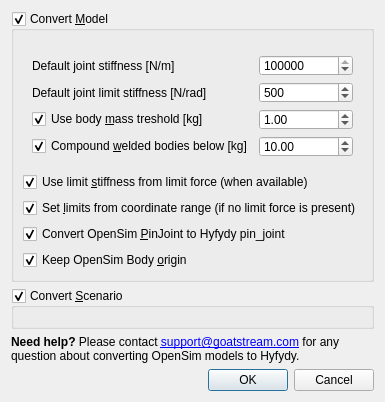
<?xml version="1.0" encoding="UTF-8"?>
<ui version="4.0">
 <class>ConvertScenario</class>
 <widget class="QDialog" name="ConvertScenario">
  <property name="geometry">
   <rect>
    <x>0</x>
    <y>0</y>
    <width>385</width>
    <height>402</height>
   </rect>
  </property>
  <property name="windowTitle">
   <string>Convert to Hyfydy</string>
  </property>
  <property name="locale">
   <locale language="English" country="UnitedStates"/>
  </property>
  <property name="modal">
   <bool>true</bool>
  </property>
  <layout class="QVBoxLayout" name="verticalLayout">
   <item>
    <widget class="QGroupBox" name="convertModel">
     <property name="title">
      <string>Convert &amp;Model</string>
     </property>
     <property name="checkable">
      <bool>true</bool>
     </property>
     <layout class="QVBoxLayout" name="verticalLayout_2">
      <item>
       <widget class="QFileEdit" name="outputModel" native="true"/>
      </item>
      <item>
       <widget class="QWidget" name="widget" native="true">
        <layout class="QFormLayout" name="formLayout">
         <item row="0" column="0">
          <widget class="QLabel" name="label">
           <property name="text">
            <string>Default joint stiffness [N/m]</string>
           </property>
          </widget>
         </item>
         <item row="0" column="1">
          <widget class="QDoubleSpinBox" name="jointStiffness">
           <property name="decimals">
            <number>0</number>
           </property>
           <property name="maximum">
            <double>1000000000.000000000000000</double>
           </property>
           <property name="singleStep">
            <double>1000.000000000000000</double>
           </property>
           <property name="value">
            <double>1000000.000000000000000</double>
           </property>
          </widget>
         </item>
         <item row="1" column="0">
          <widget class="QLabel" name="label_2">
           <property name="text">
            <string>Default joint limit stiffness [N/rad]</string>
           </property>
          </widget>
         </item>
         <item row="1" column="1">
          <widget class="QDoubleSpinBox" name="limitStiffness">
           <property name="decimals">
            <number>0</number>
           </property>
           <property name="maximum">
            <double>10000.000000000000000</double>
           </property>
           <property name="value">
            <double>500.000000000000000</double>
           </property>
          </widget>
         </item>
         <item row="2" column="0">
          <widget class="QCheckBox" name="useBodyMassThreshold">
           <property name="text">
            <string>Use body &amp;mass treshold [kg]</string>
           </property>
           <property name="checked">
            <bool>true</bool>
           </property>
          </widget>
         </item>
         <item row="2" column="1">
          <widget class="QDoubleSpinBox" name="bodyMassThreshold">
           <property name="maximum">
            <double>1000.000000000000000</double>
           </property>
           <property name="singleStep">
            <double>0.100000000000000</double>
           </property>
           <property name="value">
            <double>1.000000000000000</double>
           </property>
          </widget>
         </item>
         <item row="3" column="0">
          <widget class="QCheckBox" name="compoundBodies">
           <property name="text">
            <string>Compound &amp;welded bodies below [kg]</string>
           </property>
           <property name="checked">
            <bool>true</bool>
           </property>
          </widget>
         </item>
         <item row="3" column="1">
          <widget class="QDoubleSpinBox" name="compoundMassThreshold">
           <property name="maximum">
            <double>1000.000000000000000</double>
           </property>
           <property name="singleStep">
            <double>0.100000000000000</double>
           </property>
           <property name="value">
            <double>10.000000000000000</double>
           </property>
          </widget>
         </item>
        </layout>
       </widget>
      </item>
      <item>
       <widget class="QCheckBox" name="useLimitForceStiffness">
        <property name="text">
         <string>Use limit &amp;stiffness from limit force (when available)</string>
        </property>
        <property name="checked">
         <bool>true</bool>
        </property>
       </widget>
      </item>
      <item>
       <widget class="QCheckBox" name="useCoordinateRange">
        <property name="text">
         <string>Set &amp;limits from coordinate range (if no limit force is present)</string>
        </property>
        <property name="checked">
         <bool>true</bool>
        </property>
       </widget>
      </item>
      <item>
       <widget class="QCheckBox" name="usePinJoints">
        <property name="text">
         <string>Convert OpenSim &amp;PinJoint to Hyfydy pin_joint</string>
        </property>
        <property name="checked">
         <bool>true</bool>
        </property>
       </widget>
      </item>
      <item>
       <widget class="QCheckBox" name="keepOrigin">
        <property name="text">
         <string>Keep OpenSim Body &amp;origin</string>
        </property>
        <property name="checked">
         <bool>true</bool>
        </property>
       </widget>
      </item>
     </layout>
    </widget>
   </item>
   <item>
    <widget class="QGroupBox" name="convertScenario">
     <property name="title">
      <string>Convert &amp;Scenario</string>
     </property>
     <property name="checkable">
      <bool>true</bool>
     </property>
     <property name="checked">
      <bool>true</bool>
     </property>
     <layout class="QVBoxLayout" name="verticalLayout_3">
      <item>
       <widget class="QFileEdit" name="outputScenario" native="true"/>
      </item>
     </layout>
    </widget>
   </item>
   <item>
    <widget class="QLabel" name="label_4">
     <property name="lineWidth">
      <number>1</number>
     </property>
     <property name="text">
      <string>&lt;html&gt;&lt;head/&gt;&lt;body&gt;&lt;p&gt;&lt;span style=&quot; font-weight:600;&quot;&gt;Need help?&lt;/span&gt; Please contact &lt;a href=&quot;mailto:support@goatstream.com&quot;&gt;&lt;span style=&quot; text-decoration: underline; color:#0000ff;&quot;&gt;support@goatstream.com&lt;/span&gt;&lt;/a&gt; for any question about converting OpenSim models to Hyfydy.&lt;/p&gt;&lt;/body&gt;&lt;/html&gt;</string>
     </property>
     <property name="wordWrap">
      <bool>true</bool>
     </property>
     <property name="margin">
      <number>8</number>
     </property>
     <property name="openExternalLinks">
      <bool>true</bool>
     </property>
    </widget>
   </item>
   <item>
    <spacer name="verticalSpacer">
     <property name="orientation">
      <enum>Qt::Vertical</enum>
     </property>
     <property name="sizeHint" stdset="0">
      <size>
       <width>20</width>
       <height>40</height>
      </size>
     </property>
    </spacer>
   </item>
   <item>
    <widget class="QDialogButtonBox" name="buttonBox">
     <property name="orientation">
      <enum>Qt::Horizontal</enum>
     </property>
     <property name="standardButtons">
      <set>QDialogButtonBox::Cancel|QDialogButtonBox::Ok</set>
     </property>
    </widget>
   </item>
  </layout>
 </widget>
 <customwidgets>
  <customwidget>
   <class>QFileEdit</class>
   <extends>QWidget</extends>
   <header location="global">QFileEdit.h</header>
   <container>1</container>
  </customwidget>
 </customwidgets>
 <resources/>
 <connections>
  <connection>
   <sender>buttonBox</sender>
   <signal>accepted()</signal>
   <receiver>ConvertScenario</receiver>
   <slot>accept()</slot>
   <hints>
    <hint type="sourcelabel">
     <x>248</x>
     <y>254</y>
    </hint>
    <hint type="destinationlabel">
     <x>157</x>
     <y>274</y>
    </hint>
   </hints>
  </connection>
  <connection>
   <sender>buttonBox</sender>
   <signal>rejected()</signal>
   <receiver>ConvertScenario</receiver>
   <slot>reject()</slot>
   <hints>
    <hint type="sourcelabel">
     <x>316</x>
     <y>260</y>
    </hint>
    <hint type="destinationlabel">
     <x>286</x>
     <y>274</y>
    </hint>
   </hints>
  </connection>
 </connections>
</ui>
